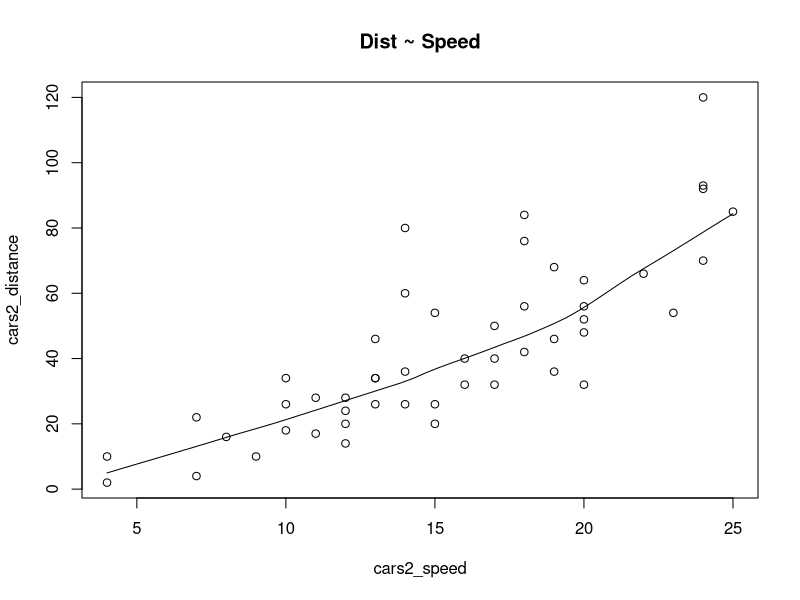
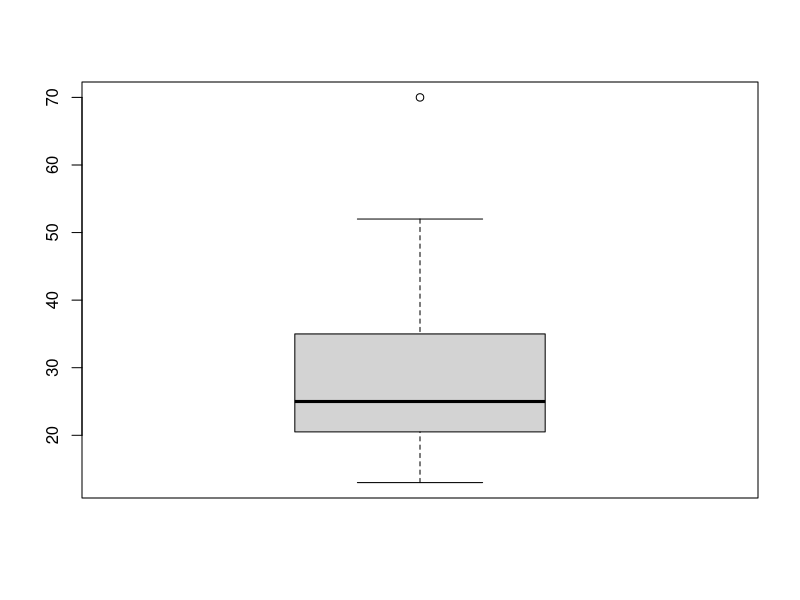

Write the R code that produced these figures, in order. (Note: this script raises an error after producing the figures.)
# Alperen Kara 
# Data Mining Lab1  10/10/2018

# Exercise 1.1
x <- c("blue","red","black","green")
color <- factor(x)
pattern <- list(sample(color,500,replace = TRUE))

#Exercise 1.2
library(units)
data(cars)
cars2 <- cars

cars2_speed <- set_units(cars2$speed,m/s)
cars2_distance <- set_units(cars2$dist,m)

# plot(cars2_distance, cars2_speed,
#      xlab = "Distance",
#      ylab = "Speed")
scatter.smooth(x=cars2_speed, y=cars2_distance, main="Dist ~ Speed")  # scatterplot

linearMod <- lm(dist ~ speed, data=cars) 
summary(linearMod)
km <- cars$speed
cars2[["km/h"]] <- km

# value <- data.frame(places=c(A, B))
# value <- data.frame(temperature=(17,25))
# 
# convert_celcius <- function(temperature)
#   fahrenheit <- (temperature-32)*5/9+273

# Exercise 1.3
age <- c(13, 15, 16, 16, 19, 20, 20, 21, 22, 22, 25, 25, 25, 25, 30, 33, 33, 35, 35, 35, 35, 36, 40, 45, 46, 52, 70)
mean(age)

# Create the function.
getmode <- function(v) {
  uniqv <- unique(v)
  uniqv[which.max(tabulate(match(v, uniqv)))]
}


# Calculate the mode using the user function.
result <- getmode(age)
print(result)

# midrange 
minV <- min(age)
maxV <- max(age)
midrange <- (minV+maxV)/2
quantile(age)
summary(age)
boxplot(age)

# Exercise 1.4
age <- data.frame(age=c(23, 23, 27, 27, 39, 41, 47, 49, 50, 52, 54, 54, 56, 57, 58, 58, 60, 61))
fat <- data.frame(fat=c(9.5, 26.5, 7.8, 17.8, 31.4, 25.9, 27.4, 27.2, 31.2, 34.6, 42.5, 28.8, 33.4, 30.2, 34.1, 32.9, 41.2, 35.7))
hospital[["age"]] <- age
hospital[["fat"]] <- fat
mean(hospital$fat)
